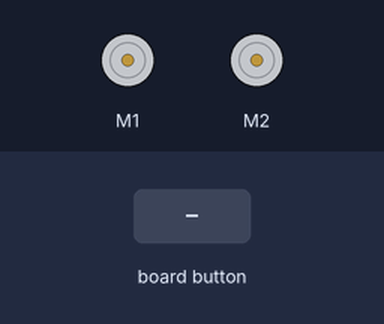
Bench run of a program on a simulated Raspberry Pi (BCM pin numbers). On the bench: 2 × DC motor (green arrow = forward, orange = backward, longer = faster). Inputs (shaded band) come from the test bench. Motors are numbered in the order the program creates them (left before right in a Robot); the buttons are places on the Blue Dot phone app.

Above: at 1.2 s.
1.3 s: button top pressed
At 1.37 s:
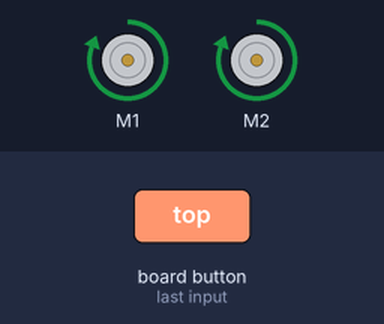
2.9 s: button bottom pressed
At 2.97 s:
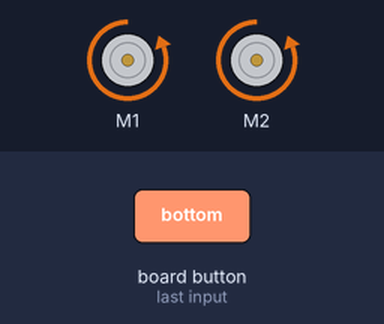
4.5 s: button left pressed
At 4.57 s:
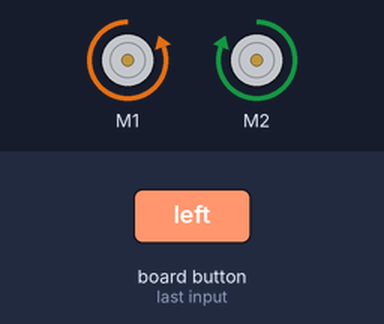
6.1 s: button right pressed
At 6.17 s:
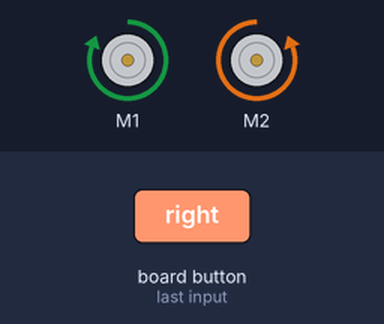
Timing chart, 0 to 8.7 s (numbered marks = the images above; inputs shaded):
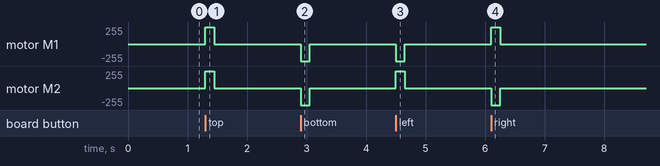

The program:

car_control.py
```python
from bluedot import BlueDot
from gpiozero import Robot
from signal import pause

bd = BlueDot()
robot = Robot(right=(15, 18), left=(23, 24))

def move(pos):
    if pos.top:
        robot.forward()
    elif pos.bottom:
        robot.backward()
    elif pos.left:
        robot.left()
    elif pos.right:
        robot.right()

def stop():
    robot.stop()

bd.when_pressed = move
bd.when_moved = move
bd.when_released = stop

pause()
```

Measured:
- after the input at 1.3 s, motor M1, motor M2: stopped → forward 255/255 at once, → stopped 0.15 s later
- after the input at 2.9 s, motor M1, motor M2: stopped → backward 255/255 at once, → stopped 0.15 s later
- after the input at 4.5 s, motor M1: stopped → backward 255/255 at once, → stopped 0.15 s later; motor M2: stopped → forward 255/255 at once, → stopped 0.15 s later
- after the input at 6.1 s, motor M1: stopped → forward 255/255 at once, → stopped 0.15 s later; motor M2: stopped → backward 255/255 at once, → stopped 0.15 s later
